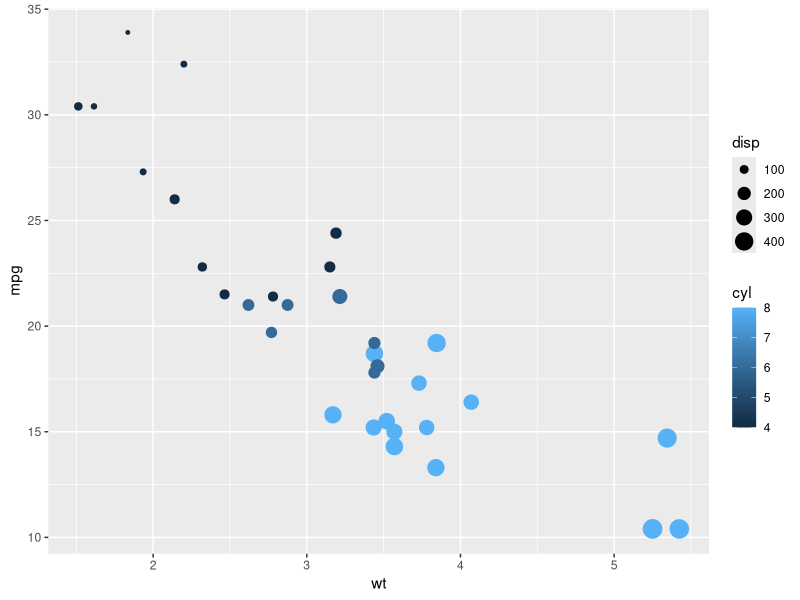

Generate this figure with R:
library(tidyverse)
library(modelr)

data("mtcars")

ggplot(mtcars, aes(x=wt, y=mpg, col=cyl, size=disp)) + geom_point()
model <- lm(mpg ~ wt + disp + cyl, data=mtcars)

mtcars <- mtcars %>% 
        rownames_to_column(var = 'car') %>% 
        add_predictions(model, var = 'mpg_pred') %>% 
        add_residuals(model, var = 'mpg_resid')

fake_data <- data_frame(wt = seq(1, 6, by = 0.1)) %>% 
        merge(data_frame(disp = seq(50, 500, by = 25)), all = TRUE) %>% 
        merge(data_frame(cyl = seq(4, 8, by = 2)), all = TRUE) %>% 
        add_predictions(model, var = 'mpg')
